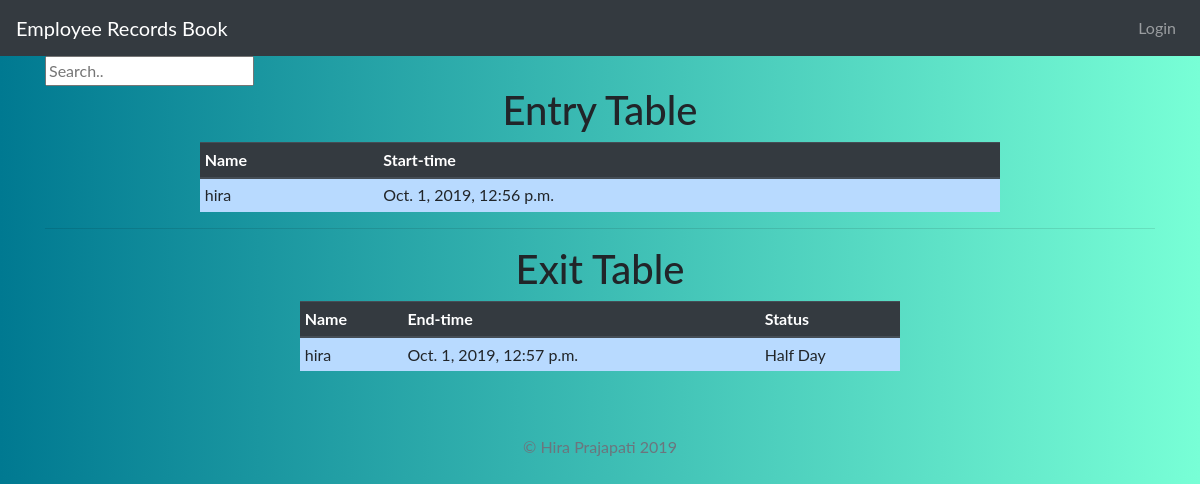
Before: /attendance/ with the older database file.
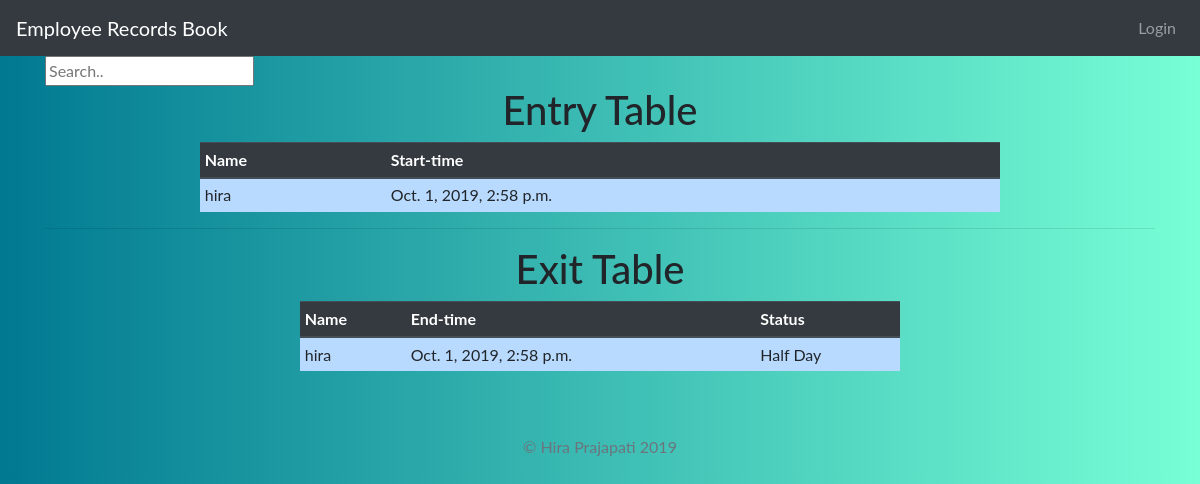
After: the same page with the newer database file.
### main/models.py (models this page shows, shortened)
class Entry(models.Model):
    user = models.ForeignKey(User, on_delete=models.CASCADE)
    start_time = models.DateTimeField(auto_now_add=True, blank=True)

class Exit(models.Model):
    user = models.ForeignKey(User, on_delete=models.CASCADE)
    end_time = models.DateTimeField(auto_now_add=True, blank=True)
    status = models.CharField(max_length=50, default="Full Day")

### main/views.py (the view)
# urls.py: path('attendance/', views.all_attendence, name='attendances'),
def all_attendence(request):
    entry = Entry.objects.all()
    exit = Exit.objects.all()
    context = {
        'entry': entry,
        'exit': exit,
    }
    return render(request, 'main/attendance.html', context)

### main/templates/main/attendance.html (shortened to what this page needs)
{% extends 'base.html' %}
{% block content %}
<input id="myInput" type="text" placeholder="Search..">
<br>
<h1 align="center">Entry Table</h1>
<table align="center" class="table table-sm" id="user-tables" style="max-width: 800px;max-height: 400px;">
    <thead class="thead-dark">
        <tr>
            <th>Name</th>
            <th>Start-time</th>
        </tr>
    </thead>
    <tbody class="table-ko-body table-primary" id="myTables">
        {% for entry in entry.all %}
        <tr>
        <td>{{ entry.user }}</td>
        <td>{{ entry.start_time }}</td>
        {% endfor %}
    </tr>
    </tbody>
</table>
<hr>
<h1 align="center">Exit Table</h1>
<table align="center" class="table table-sm" id="user--table" style="max-width: 600px;max-height: 400px;">
    <thead class="thead-dark">
        <tr>
            <th>Name</th>
            <th>End-time</th>
            <th>Status</th>
        </tr>
    </thead>
    <tbody class="table-ko-body table-primary" id="my--Tables">
        {% for exit in exit.all %}
        <tr>
        <td>{{ exit.user }}</td>
        <td>{{ exit.end_time }}</td>
        <td>{{ exit.status }}</td>
        {% endfor %}
    </tr>
    </tbody>
</table>
{% endblock %}

Changed rows visible on the page:
changed Entry "hira": start_time "Oct. 1, 2019, 12:56 p.m." → "Oct. 1, 2019, 2:58 p.m."
changed Exit "Half Day": end_time "Oct. 1, 2019, 12:57 p.m." → "Oct. 1, 2019, 2:58 p.m."
